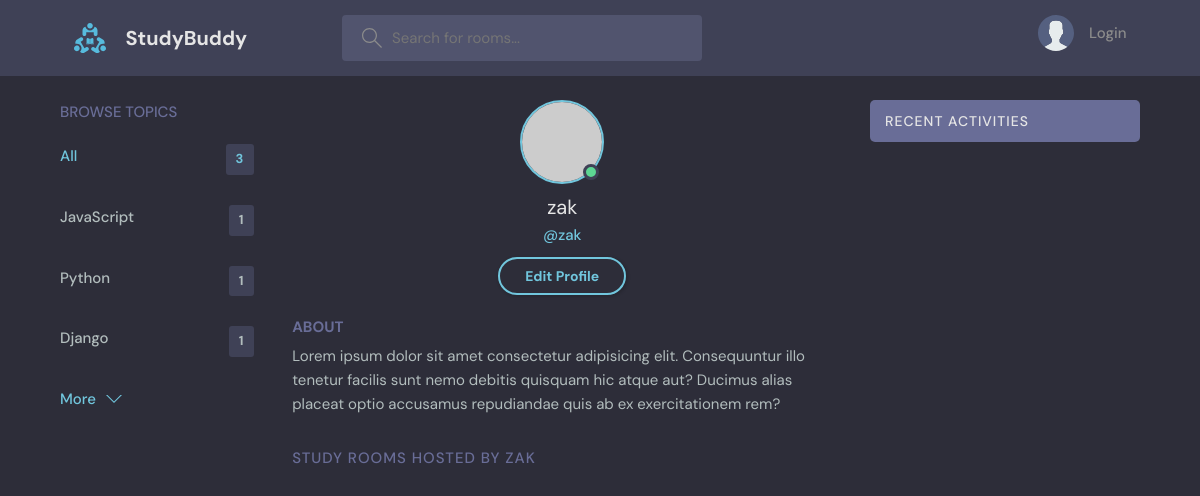
The page /profile/3/ on the database as committed earlier.
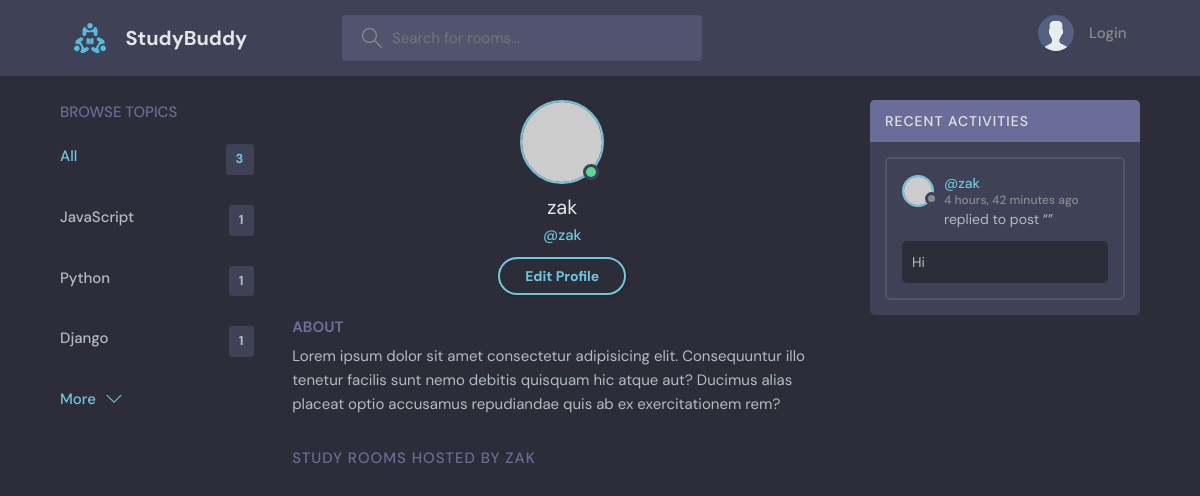
The same page on the database as committed later.
### base/models.py (models this page shows, shortened)
class Topic(models.Model):
    name = models.CharField(max_length=200)

class Message(models.Model):
    user = models.ForeignKey(User, on_delete=models.CASCADE)
    room = models.ForeignKey(Room, on_delete=models.CASCADE)
    body = models.TextField()
    updated = models.DateTimeField(auto_now=True)
    created = models.DateTimeField(auto_now_add=True)
    class Meta:
        ordering = ['-updated', '-created']

### base/views.py (the view)
# urls.py: path('profile/<str:pk>/', views.userProfile, name="user-profile"),
def userProfile(request, pk):
    user = User.objects.get(id=pk)
    rooms = user.room_set.all()
    room_messages = user.message_set.all()
    topics = Topic.objects.all()
    context = {'user': user, "rooms": rooms, "room_messages":room_messages, "topics":topics}
    return render(request, 'base/profile.html', context)

### base/templates/base/profile.html (shortened to what this page needs)
{% extends 'main.html' %}
{% block content %}
  <main class="profile-page layout layout--3">
    <div class="container">
      {% include 'base/topics_component.html' %}
      <div class="roomList">
        <div class="profile">
          <div class="profile__avatar">
            <div class="avatar avatar--large active">
              <img src="https://randomuser.me/api/portraits/men/11.jpg" />
            </div>
          </div>
          <div class="profile__info">
            <h3>{{user.username}}</h3>
            <p>@{{user.username}}</p>
            <a href="edit-user.html" class="btn btn--main btn--pill">Edit Profile</a>
          </div>
          <div class="profile__about">
            <h3>About</h3>
            <p>
              Lorem ipsum dolor sit amet consectetur adipisicing elit. Consequuntur illo tenetur
              facilis sunt nemo debitis quisquam hic atque aut? Ducimus alias placeat optio
              accusamus repudiandae quis ab ex exercitationem rem?
            </p>
          </div>
        </div>
        <div class="roomList__header">
          <div>
            <h2>Study Rooms Hosted by {{user.username}}</a>
            </h2>
          </div>
        </div>
      </div>
      {% include 'base/activity_component.html' %}
    </div>
  </main>
{% endblock content %}

### templates/main.html (shortened to what this page needs)
<!DOCTYPE html>
{% load static %}
<html lang="en">
<head>
    <link rel="stylesheet" href="{% static 'styles/style.css' %}" />
</head>
<body>
    {% include 'navbar.html' %}
    {% block content %}
    {% endblock %}
</body>
</html>

### templates/navbar.html (shortened to what this page needs)
{% load static %}
<header class="header header--loggedIn">
    <div class="container">
        <a href="{% url 'home' %}" class="header__logo">
            <img src="{% static 'images/logo.svg' %}" />
            <h1>StudyBuddy</h1>
        </a>
        <form class="header__search" method="GET" action="{% url 'home' %}" >
            <label>
                <input name="q" placeholder="Search for rooms..." />
            </label>
        </form>
        <nav class="header__menu">
            {% if request.user.is_authenticated %}
            <div class="header__user">
                <a href="profile.html">
                    <div class="avatar avatar--medium active">
                        <img src="https://randomuser.me/api/portraits/men/37.jpg" />
                    </div>
                    <p>{{request.user.username}} <span>@{{ request.user.username }}</span></p>
                </a>
                <button class="dropdown-button">
                    <svg version="1.1" xmlns="http://www.w3.org/2000/svg" width="32" height="32"
                        viewBox="0 0 32 32">
                        <title>chevron-down</title>
                        <path d="M16 21l-13-13h-3l16 16 16-16h-3l-13 13z"></path>
                    </svg>
                </button>
            </div>
            {% else %}
             <a href="{% url 'login' %}">
        <img src="{% static 'images/avatar.svg' %}" />
        <p>Login</p>
      </a>
      {% endif %}
        </nav>
    </div>
</header>

### base/templates/base/topics_component.html
<div class="topics">
    <div class="topics__header">
      <h2>Browse Topics</h2>
    </div>
    <ul class="topics__list">
      <li>
        <a href="{% url 'home' %}" class="active">All <span>{{topics.count}}</span></a>
      </li>
      {% for topic in topics %}
      <li>
        <a href="{% url 'home' %}?q={{topic.name}}">{{topic.name}} <span>{{topic.room_set.all.count}}</span></a>
      </li>
      {% endfor %}
    </ul>
    <a class="btn btn--link" href="topics.html">
      More
      <svg version="1.1" xmlns="http://www.w3.org/2000/svg" width="32" height="32" viewBox="0 0 32 32">
        <title>chevron-down</title>
        <path d="M16 21l-13-13h-3l16 16 16-16h-3l-13 13z"></path>
      </svg>
    </a>
  </div>

### base/templates/base/activity_component.html (shortened to what this page needs)
<div class="activities">
    <div class="activities__header">
        <h2>Recent Activities</h2>
    </div>
    {% for message in room_messages %}
    <div class="activities__box">
        <div class="activities__boxHeader roomListRoom__header">
            <a href="{% url 'user-profile' message.user.id %}" class="roomListRoom__author">
                <div class="avatar avatar--small">
                    <img src="https://randomuser.me/api/portraits/women/11.jpg" />
                </div>
                <p>
                    @{{message.user}}
                    <span>{{message.created|timesince}} ago</span>
                </p>
            </a>
        </div>
        <div class="activities__boxContent">
            <p>replied to post “<a href="{% url 'room' message.room.id %}">{{messsage.room}}</a>”</p>
            <div class="activities__boxRoomContent">
               {{message.body}}
            </div>
        </div>
    </div>
    {% endfor %}
</div>

Rows that differ between the two databases and show on the page:
added Message: user "zak", created "4 hours, 42 minutes", body "Hi"
